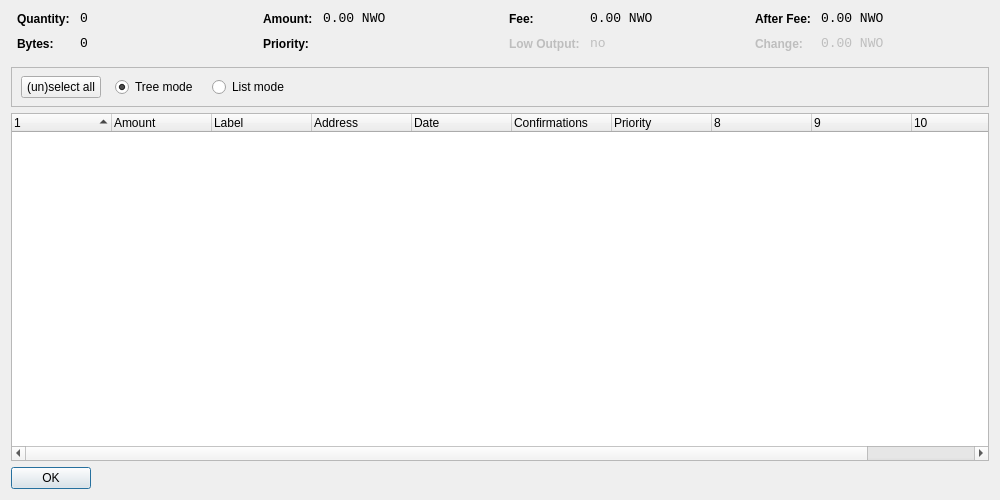
<?xml version="1.0" encoding="UTF-8"?>
<ui version="4.0">
 <class>CoinControlDialog</class>
 <widget class="QDialog" name="CoinControlDialog">
  <property name="geometry">
   <rect>
    <x>0</x>
    <y>0</y>
    <width>1000</width>
    <height>500</height>
   </rect>
  </property>
  <property name="windowTitle">
   <string>Coin Control</string>
  </property>
  <layout class="QVBoxLayout" name="verticalLayout">
   <item>
    <layout class="QHBoxLayout" name="horizontalLayoutTop" stretch="0,0,0,0">
     <property name="topMargin">
      <number>0</number>
     </property>
     <property name="bottomMargin">
      <number>10</number>
     </property>
     <item>
      <layout class="QFormLayout" name="formLayoutCoinControl1">
       <property name="horizontalSpacing">
        <number>10</number>
       </property>
       <property name="verticalSpacing">
        <number>10</number>
       </property>
       <property name="leftMargin">
        <number>6</number>
       </property>
       <property name="rightMargin">
        <number>6</number>
       </property>
       <item row="0" column="0">
        <widget class="QLabel" name="labelCoinControlQuantityText">
         <property name="styleSheet">
          <string notr="true">font-weight:bold;</string>
         </property>
         <property name="text">
          <string>Quantity:</string>
         </property>
        </widget>
       </item>
       <item row="0" column="1">
        <widget class="QLabel" name="labelCoinControlQuantity">
         <property name="font">
          <font>
           <family>Monospace</family>
           <pointsize>10</pointsize>
          </font>
         </property>
         <property name="cursor">
          <cursorShape>IBeamCursor</cursorShape>
         </property>
         <property name="contextMenuPolicy">
          <enum>Qt::ActionsContextMenu</enum>
         </property>
         <property name="text">
          <string notr="true">0</string>
         </property>
         <property name="textInteractionFlags">
          <set>Qt::LinksAccessibleByMouse|Qt::TextSelectableByKeyboard|Qt::TextSelectableByMouse</set>
         </property>
        </widget>
       </item>
       <item row="1" column="0">
        <widget class="QLabel" name="labelCoinControlBytesText">
         <property name="styleSheet">
          <string notr="true">font-weight:bold;</string>
         </property>
         <property name="text">
          <string>Bytes:</string>
         </property>
        </widget>
       </item>
       <item row="1" column="1">
        <widget class="QLabel" name="labelCoinControlBytes">
         <property name="font">
          <font>
           <family>Monospace</family>
           <pointsize>10</pointsize>
          </font>
         </property>
         <property name="cursor">
          <cursorShape>IBeamCursor</cursorShape>
         </property>
         <property name="contextMenuPolicy">
          <enum>Qt::ActionsContextMenu</enum>
         </property>
         <property name="text">
          <string notr="true">0</string>
         </property>
         <property name="textInteractionFlags">
          <set>Qt::LinksAccessibleByMouse|Qt::TextSelectableByKeyboard|Qt::TextSelectableByMouse</set>
         </property>
        </widget>
       </item>
      </layout>
     </item>
     <item>
      <layout class="QFormLayout" name="formLayoutCoinControl2">
       <property name="horizontalSpacing">
        <number>10</number>
       </property>
       <property name="verticalSpacing">
        <number>10</number>
       </property>
       <property name="leftMargin">
        <number>6</number>
       </property>
       <property name="rightMargin">
        <number>6</number>
       </property>
       <item row="0" column="0">
        <widget class="QLabel" name="labelCoinControlAmountText">
         <property name="styleSheet">
          <string notr="true">font-weight:bold;</string>
         </property>
         <property name="text">
          <string>Amount:</string>
         </property>
        </widget>
       </item>
       <item row="0" column="1">
        <widget class="QLabel" name="labelCoinControlAmount">
         <property name="font">
          <font>
           <family>Monospace</family>
           <pointsize>10</pointsize>
          </font>
         </property>
         <property name="cursor">
          <cursorShape>IBeamCursor</cursorShape>
         </property>
         <property name="contextMenuPolicy">
          <enum>Qt::ActionsContextMenu</enum>
         </property>
         <property name="text">
          <string notr="true">0.00 NWO</string>
         </property>
         <property name="textInteractionFlags">
          <set>Qt::LinksAccessibleByMouse|Qt::TextSelectableByKeyboard|Qt::TextSelectableByMouse</set>
         </property>
        </widget>
       </item>
       <item row="1" column="0">
        <widget class="QLabel" name="labelCoinControlPriorityText">
         <property name="styleSheet">
          <string notr="true">font-weight:bold;</string>
         </property>
         <property name="text">
          <string>Priority:</string>
         </property>
        </widget>
       </item>
       <item row="1" column="1">
        <widget class="QLabel" name="labelCoinControlPriority">
         <property name="font">
          <font>
           <family>Monospace</family>
           <pointsize>10</pointsize>
          </font>
         </property>
         <property name="cursor">
          <cursorShape>IBeamCursor</cursorShape>
         </property>
         <property name="contextMenuPolicy">
          <enum>Qt::ActionsContextMenu</enum>
         </property>
         <property name="text">
          <string/>
         </property>
         <property name="textInteractionFlags">
          <set>Qt::LinksAccessibleByMouse|Qt::TextSelectableByKeyboard|Qt::TextSelectableByMouse</set>
         </property>
        </widget>
       </item>
      </layout>
     </item>
     <item>
      <layout class="QFormLayout" name="formLayoutCoinControl3">
       <property name="horizontalSpacing">
        <number>10</number>
       </property>
       <property name="verticalSpacing">
        <number>10</number>
       </property>
       <property name="leftMargin">
        <number>6</number>
       </property>
       <property name="rightMargin">
        <number>6</number>
       </property>
       <item row="0" column="0">
        <widget class="QLabel" name="labelCoinControlFeeText">
         <property name="styleSheet">
          <string notr="true">font-weight:bold;</string>
         </property>
         <property name="text">
          <string>Fee:</string>
         </property>
        </widget>
       </item>
       <item row="0" column="1">
        <widget class="QLabel" name="labelCoinControlFee">
         <property name="font">
          <font>
           <family>Monospace</family>
           <pointsize>10</pointsize>
          </font>
         </property>
         <property name="cursor">
          <cursorShape>IBeamCursor</cursorShape>
         </property>
         <property name="contextMenuPolicy">
          <enum>Qt::ActionsContextMenu</enum>
         </property>
         <property name="text">
          <string notr="true">0.00 NWO</string>
         </property>
         <property name="textInteractionFlags">
          <set>Qt::LinksAccessibleByMouse|Qt::TextSelectableByKeyboard|Qt::TextSelectableByMouse</set>
         </property>
        </widget>
       </item>
       <item row="1" column="0">
        <widget class="QLabel" name="labelCoinControlLowOutputText">
         <property name="enabled">
          <bool>false</bool>
         </property>
         <property name="styleSheet">
          <string notr="true">font-weight:bold;</string>
         </property>
         <property name="text">
          <string>Low Output:</string>
         </property>
        </widget>
       </item>
       <item row="1" column="1">
        <widget class="QLabel" name="labelCoinControlLowOutput">
         <property name="enabled">
          <bool>false</bool>
         </property>
         <property name="font">
          <font>
           <family>Monospace</family>
           <pointsize>10</pointsize>
          </font>
         </property>
         <property name="cursor">
          <cursorShape>IBeamCursor</cursorShape>
         </property>
         <property name="contextMenuPolicy">
          <enum>Qt::ActionsContextMenu</enum>
         </property>
         <property name="text">
          <string notr="true">no</string>
         </property>
         <property name="textInteractionFlags">
          <set>Qt::LinksAccessibleByMouse|Qt::TextSelectableByKeyboard|Qt::TextSelectableByMouse</set>
         </property>
        </widget>
       </item>
      </layout>
     </item>
     <item>
      <layout class="QFormLayout" name="formLayoutCoinControl4">
       <property name="horizontalSpacing">
        <number>10</number>
       </property>
       <property name="verticalSpacing">
        <number>10</number>
       </property>
       <property name="leftMargin">
        <number>6</number>
       </property>
       <property name="rightMargin">
        <number>6</number>
       </property>
       <item row="0" column="0">
        <widget class="QLabel" name="labelCoinControlAfterFeeText">
         <property name="styleSheet">
          <string notr="true">font-weight:bold;</string>
         </property>
         <property name="text">
          <string>After Fee:</string>
         </property>
        </widget>
       </item>
       <item row="0" column="1">
        <widget class="QLabel" name="labelCoinControlAfterFee">
         <property name="font">
          <font>
           <family>Monospace</family>
           <pointsize>10</pointsize>
          </font>
         </property>
         <property name="cursor">
          <cursorShape>IBeamCursor</cursorShape>
         </property>
         <property name="contextMenuPolicy">
          <enum>Qt::ActionsContextMenu</enum>
         </property>
         <property name="text">
          <string notr="true">0.00 NWO</string>
         </property>
         <property name="textInteractionFlags">
          <set>Qt::LinksAccessibleByMouse|Qt::TextSelectableByKeyboard|Qt::TextSelectableByMouse</set>
         </property>
        </widget>
       </item>
       <item row="1" column="0">
        <widget class="QLabel" name="labelCoinControlChangeText">
         <property name="enabled">
          <bool>false</bool>
         </property>
         <property name="styleSheet">
          <string notr="true">font-weight:bold;</string>
         </property>
         <property name="text">
          <string>Change:</string>
         </property>
        </widget>
       </item>
       <item row="1" column="1">
        <widget class="QLabel" name="labelCoinControlChange">
         <property name="enabled">
          <bool>false</bool>
         </property>
         <property name="font">
          <font>
           <family>Monospace</family>
           <pointsize>10</pointsize>
          </font>
         </property>
         <property name="cursor">
          <cursorShape>IBeamCursor</cursorShape>
         </property>
         <property name="contextMenuPolicy">
          <enum>Qt::ActionsContextMenu</enum>
         </property>
         <property name="text">
          <string notr="true">0.00 NWO</string>
         </property>
         <property name="textInteractionFlags">
          <set>Qt::LinksAccessibleByMouse|Qt::TextSelectableByKeyboard|Qt::TextSelectableByMouse</set>
         </property>
        </widget>
       </item>
      </layout>
     </item>
    </layout>
   </item>
   <item>
    <widget class="QFrame" name="frame">
     <property name="minimumSize">
      <size>
       <width>0</width>
       <height>40</height>
      </size>
     </property>
     <property name="frameShape">
      <enum>QFrame::StyledPanel</enum>
     </property>
     <property name="frameShadow">
      <enum>QFrame::Sunken</enum>
     </property>
     <widget class="QWidget" name="horizontalLayoutWidget">
      <property name="geometry">
       <rect>
        <x>10</x>
        <y>0</y>
        <width>781</width>
        <height>41</height>
       </rect>
      </property>
      <layout class="QHBoxLayout" name="horizontalLayoutPanel" stretch="0,0,0,0,0">
       <property name="spacing">
        <number>14</number>
       </property>
       <item>
        <widget class="QPushButton" name="pushButtonSelectAll">
         <property name="sizePolicy">
          <sizepolicy hsizetype="Maximum" vsizetype="Fixed">
           <horstretch>0</horstretch>
           <verstretch>0</verstretch>
          </sizepolicy>
         </property>
         <property name="text">
          <string>(un)select all</string>
         </property>
        </widget>
       </item>
       <item>
        <widget class="QRadioButton" name="radioTreeMode">
         <property name="sizePolicy">
          <sizepolicy hsizetype="Maximum" vsizetype="Fixed">
           <horstretch>0</horstretch>
           <verstretch>0</verstretch>
          </sizepolicy>
         </property>
         <property name="text">
          <string>Tree mode</string>
         </property>
         <property name="checked">
          <bool>true</bool>
         </property>
        </widget>
       </item>
       <item>
        <widget class="QRadioButton" name="radioListMode">
         <property name="sizePolicy">
          <sizepolicy hsizetype="Maximum" vsizetype="Fixed">
           <horstretch>0</horstretch>
           <verstretch>0</verstretch>
          </sizepolicy>
         </property>
         <property name="text">
          <string>List mode</string>
         </property>
        </widget>
       </item>
       <item>
        <spacer name="horizontalSpacer">
         <property name="orientation">
          <enum>Qt::Horizontal</enum>
         </property>
         <property name="sizeHint" stdset="0">
          <size>
           <width>40</width>
           <height>20</height>
          </size>
         </property>
        </spacer>
       </item>
      </layout>
     </widget>
    </widget>
   </item>
   <item>
    <widget class="CoinControlTreeWidget" name="treeWidget">
     <property name="contextMenuPolicy">
      <enum>Qt::CustomContextMenu</enum>
     </property>
     <property name="sortingEnabled">
      <bool>false</bool>
     </property>
     <property name="columnCount">
      <number>11</number>
     </property>
     <attribute name="headerShowSortIndicator" stdset="0">
      <bool>true</bool>
     </attribute>
     <attribute name="headerStretchLastSection">
      <bool>false</bool>
     </attribute>
     <column>
      <property name="text">
       <string/>
      </property>
     </column>
     <column>
      <property name="text">
       <string>Amount</string>
      </property>
     </column>
     <column>
      <property name="text">
       <string>Label</string>
      </property>
     </column>
     <column>
      <property name="text">
       <string>Address</string>
      </property>
     </column>
     <column>
      <property name="text">
       <string>Date</string>
      </property>
     </column>
     <column>
      <property name="text">
       <string>Confirmations</string>
      </property>
      <property name="toolTip">
       <string>Confirmed</string>
      </property>
     </column>
     <column>
      <property name="text">
       <string>Priority</string>
      </property>
     </column>
     <column>
      <property name="text">
       <string/>
      </property>
     </column>
     <column>
      <property name="text">
       <string/>
      </property>
     </column>
     <column>
      <property name="text">
       <string/>
      </property>
     </column>
     <column>
      <property name="text">
       <string/>
      </property>
     </column>
    </widget>
   </item>
   <item>
    <widget class="QDialogButtonBox" name="buttonBox">
     <property name="sizePolicy">
      <sizepolicy hsizetype="Maximum" vsizetype="Fixed">
       <horstretch>0</horstretch>
       <verstretch>0</verstretch>
      </sizepolicy>
     </property>
     <property name="orientation">
      <enum>Qt::Horizontal</enum>
     </property>
     <property name="standardButtons">
      <set>QDialogButtonBox::Ok</set>
     </property>
    </widget>
   </item>
  </layout>
 </widget>
 <customwidgets>
  <customwidget>
   <class>CoinControlTreeWidget</class>
   <extends>QTreeWidget</extends>
   <header>coincontroltreewidget.h</header>
  </customwidget>
 </customwidgets>
 <resources/>
 <connections/>
</ui>
